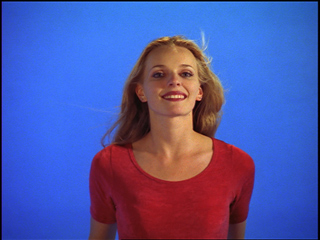
#> input picture image.jpeg, 320 x 240 px
$ python hsvMethode.py
#> lines starting #> are read from the running program, lines starting #| are printed output that depends on the picture; after the words box and inside, x2 and y2 are one past the last pixel; in counts of white or black regions, pixels touching at a corner belong together
import cv2
import numpy as np

# 读取图像
person = cv2.imread('image.jpeg')
#> person is the input picture: shape (240, 320, 3); mean B, G, R 164.7, 87.2, 80.4
beach = cv2.imread('plage.jpg')
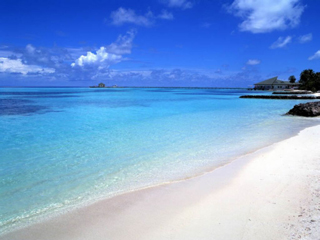
#> input picture plage.jpg, 320 x 240 px
#> beach is the input picture: shape (240, 320, 3); mean B, G, R 215.9, 161.5, 120.7

hsv_person = cv2.cvtColor(person, cv2.COLOR_BGR2HSV)
#> hsv_person: shape (240, 320, 3); mean H, S, V 107.6, 182.9, 190.8
hsv_beach = cv2.cvtColor(beach, cv2.COLOR_BGR2HSV)
#> hsv_beach: shape (240, 320, 3); mean H, S, V 93.7, 115.5, 217.1

# 设定蓝色阈值
lower_blue = np.array([100, 50, 50])
upper_blue = np.array([130, 255, 255])

# 生成蓝色掩码
mask = cv2.inRange(hsv_person, lower_blue, upper_blue)
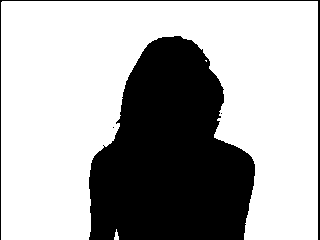
#> mask: shape (240, 320); 67% white; 4 black regions (2 under 20 px), largest, box (x1, y1, x2, y2) and area: (89, 36, 255, 240) 24273, (0, 0, 320, 240) 1038

# 反转蓝色掩码
mask_inv = cv2.bitwise_not(mask)

# 将蓝色区域替换为白色
white_img = np.full(person.shape, 255, dtype=np.uint8)
res = cv2.bitwise_and(person, person, mask=mask_inv) + cv2.bitwise_and(white_img, white_img, mask=mask)
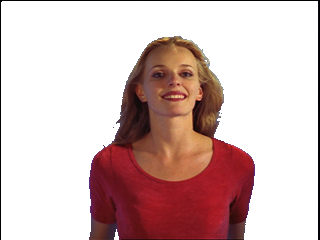
#> res: shape (240, 320, 3); mean B, G, R 187.1, 188.9, 213.2
#> white_img: shape (240, 320, 3); every value is 255

# 显示结果
cv2.imshow('original', person)
cv2.imshow('result', res)
cv2.waitKey(0)
cv2.destroyAllWindows()
